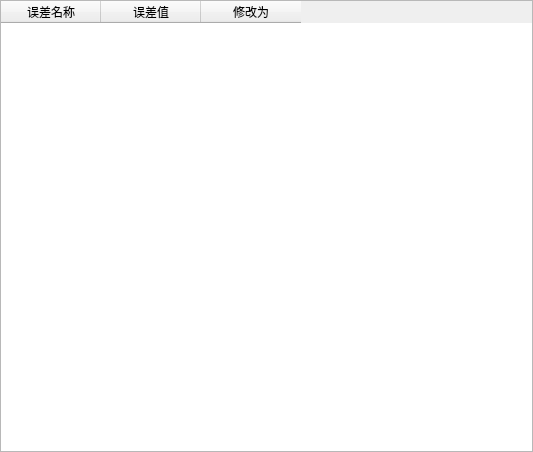
<?xml version="1.0" encoding="UTF-8"?>
<ui version="4.0">
 <class>QSttCommCmdWzd_ErrorValueWidget</class>
 <widget class="QDialog" name="QSttCommCmdWzd_ErrorValueWidget">
  <property name="geometry">
   <rect>
    <x>0</x>
    <y>0</y>
    <width>533</width>
    <height>452</height>
   </rect>
  </property>
  <property name="windowTitle">
   <string/>
  </property>
  <layout class="QVBoxLayout" name="verticalLayout_2">
   <property name="spacing">
    <number>0</number>
   </property>
   <property name="margin">
    <number>0</number>
   </property>
   <item>
    <layout class="QVBoxLayout" name="verticalLayout"/>
   </item>
   <item>
    <widget class="QTableWidget" name="tableWidget">
     <column>
      <property name="text">
       <string>误差名称</string>
      </property>
     </column>
     <column>
      <property name="text">
       <string>误差值</string>
      </property>
     </column>
     <column>
      <property name="text">
       <string>修改为</string>
      </property>
     </column>
    </widget>
   </item>
  </layout>
 </widget>
 <resources/>
 <connections/>
</ui>
